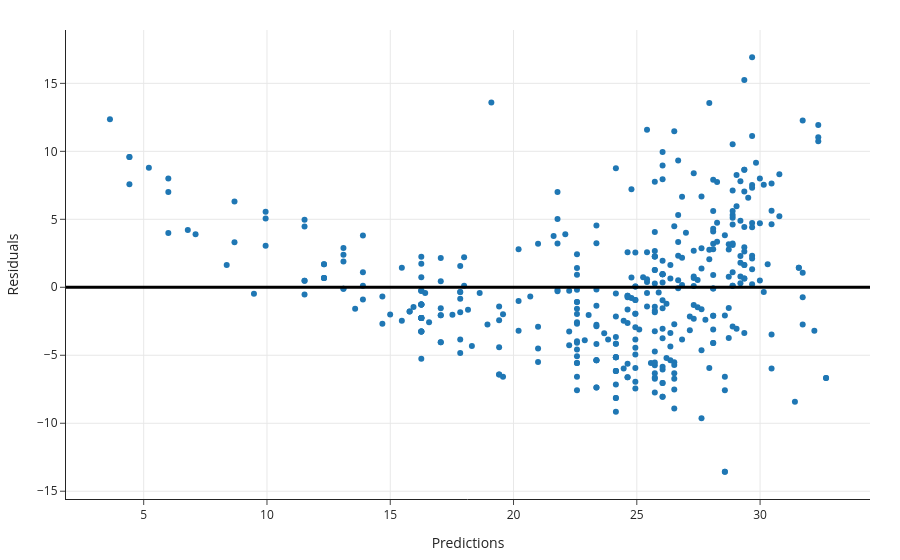

The notebook cell this image was saved under:
### Markdown cell above
Our regression line doesn't capture the curvature in the relationship between `'horsepower'` and `'mpg'`.

We can see this in the residual plot:

### Code cell
res = mpg.assign(
    Predictions=car_model.predict(mpg[['horsepower']]),
    Residuals=mpg['mpg'] - car_model.predict(mpg[['horsepower']]),
)
fig = px.scatter(res, x='Predictions', y='Residuals')
fig.add_hline(0, line_width=3, opacity=1)

### Figure 1 — Plotly figure (JSON) as saved in the notebook; plotly's stock layout.template omitted (floating-point values rounded to 4 significant figures; data arrays with more than 128 entries replaced by an {"elided": "..."} marker saying what was removed)
{"data": [{"hovertemplate": "Predictions=%{x}<br>Residuals=%{y}<extra></extra>", "legendgroup": "", "marker": {"color": "#1F77B4", "symbol": "circle"}, "mode": "markers", "name": "", "orientation": "v", "showlegend": false, "type": "scatter", "x": {"elided": "392 float values"}, "xaxis": "x", "y": {"elided": "392 float values"}, "yaxis": "y"}], "layout": {"legend": {"tracegroupgap": 0}, "shapes": [{"line": {"width": 3}, "opacity": 1, "type": "line", "x0": 0, "x1": 1, "xref": "x domain", "y0": 0, "y1": 0, "yref": "y"}], "xaxis": {"anchor": "y", "domain": [0, 1], "title": {"text": "Predictions"}}, "yaxis": {"anchor": "x", "domain": [0, 1], "title": {"text": "Residuals"}}}}
